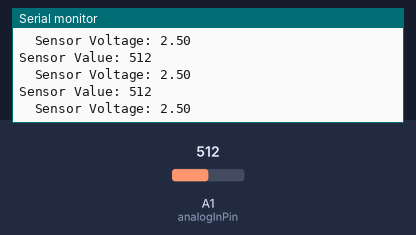
Recording of a sketch running on a simulated Arduino Uno, built with avr-gcc and run on an emulated ATmega328P. On the bench: the last lines printed to the serial monitor. Inputs (shaded band) come from the test bench; at power-on: A1 (analogInPin) = 512.

Above: at 4.2 s.
4.3 s: A1 (analogInPin) set to 983
At 4.42 s:
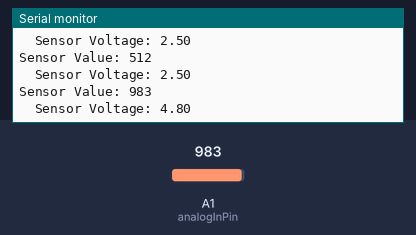
7.3 s: A1 (analogInPin) set to 1007
At 7.35 s:
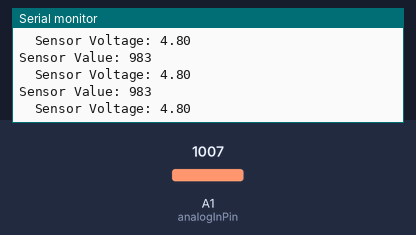
Timing chart, 0 to 10.3 s (numbered marks = the images above; inputs shaded):
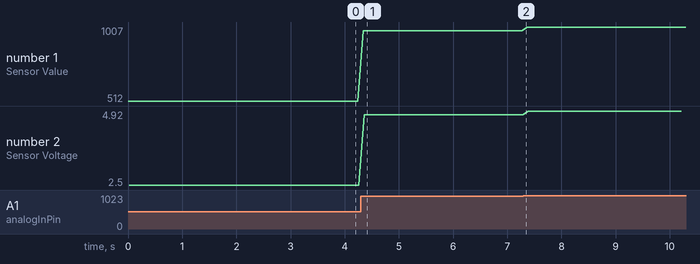

Measured:
- after the input at 4.3 s, the serial monitor: prints a new line at once (image 1)
- plotted number 1: 512 → 983 after the input at 4.3 s, 983 → 1007 after the input at 7.3 s
- plotted number 2: 2.5 → 4.8 after the input at 4.3 s, 4.8 → 4.92 after the input at 7.3 s

The sketch:

wind3.0.ino
```cpp
const int analogInPin = A1;
int sensorValue = 0;
float sensorVoltage = 0.0;

void setup()
{
Serial.begin(9600);
}

void loop()
{
sensorValue = analogRead(analogInPin);
sensorVoltage = sensorValue * .004882814; // Convert from 0...1024 to 0...5v
Serial.print("Sensor Value: ");
Serial.println(sensorValue);
Serial.print("\t");
Serial.print("Sensor Voltage: ");
Serial.println(sensorVoltage);
delay(100);
}
```
